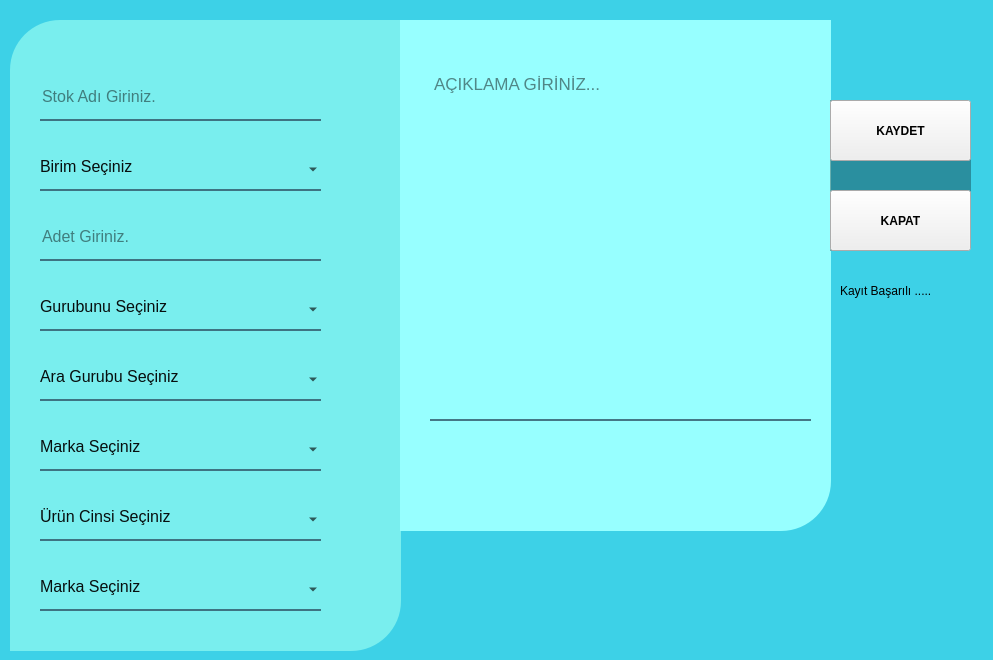
<?xml version="1.0" encoding="UTF-8"?>
<ui version="4.0">
 <class>Form</class>
 <widget class="QWidget" name="Form">
  <property name="geometry">
   <rect>
    <x>0</x>
    <y>0</y>
    <width>993</width>
    <height>660</height>
   </rect>
  </property>
  <property name="windowTitle">
   <string>STOK EKLE</string>
  </property>
  <property name="windowIcon">
   <iconset>
    <normaloff>:/self/Stok/warehouse.png</normaloff>:/self/Stok/warehouse.png</iconset>
  </property>
  <property name="styleSheet">
   <string notr="true">#widget{
 background-color: #3DD1E7;}</string>
  </property>
  <widget class="QWidget" name="widget" native="true">
   <property name="geometry">
    <rect>
     <x>0</x>
     <y>0</y>
     <width>1001</width>
     <height>671</height>
    </rect>
   </property>
   <property name="styleSheet">
    <string notr="true">#widget{
QPushButton{
	background-color: qlineargradient(spread:pad, x1:0, y1:0.505682, x2:1, y2:0.477, stop:0 rgba(11, 131, 120, 219), stop:1 rgba(85, 98, 112, 226));
	color:rgba(255, 255, 255, 210);
	border-radius:5px;
}

QPushButton:hover{
	background-color: qlineargradient(spread:pad, x1:0, y1:0.505682, x2:1, y2:0.477, stop:0 rgba(150, 123, 111, 219), stop:1 rgba(85, 81, 84, 226));
}

QPushButton:pressed{
	padding-left:5px;
	padding-top:5px;
	background-color:rgba(150, 123, 111, 255);
}



}</string>
   </property>
   <widget class="QLabel" name="label_3">
    <property name="geometry">
     <rect>
      <x>10</x>
      <y>20</y>
      <width>391</width>
      <height>631</height>
     </rect>
    </property>
    <property name="styleSheet">
     <string notr="true">
background-color: rgb(121, 238, 238);
border-bottom-right-radius: 50px;
border-top-left-radius: 50px;</string>
    </property>
    <property name="text">
     <string/>
    </property>
   </widget>
   <widget class="QLineEdit" name="lineEdit_4">
    <property name="geometry">
     <rect>
      <x>40</x>
      <y>80</y>
      <width>281</width>
      <height>41</height>
     </rect>
    </property>
    <property name="font">
     <font>
      <pointsize>12</pointsize>
     </font>
    </property>
    <property name="styleSheet">
     <string notr="true">background-color:rgba(0, 0, 0, 0);
border:none;
border-bottom:2px solid rgba(46, 82, 101, 200);
color:rgba(0, 0, 0, 240);
padding-bottom:7px;</string>
    </property>
    <property name="placeholderText">
     <string>Stok Adı Giriniz.</string>
    </property>
   </widget>
   <widget class="QComboBox" name="comboBox">
    <property name="geometry">
     <rect>
      <x>40</x>
      <y>150</y>
      <width>281</width>
      <height>41</height>
     </rect>
    </property>
    <property name="font">
     <font>
      <pointsize>12</pointsize>
     </font>
    </property>
    <property name="styleSheet">
     <string notr="true">background-color:rgba(0, 0, 0, 0);
border:none;
border-bottom:2px solid rgba(46, 82, 101, 200);
color:rgba(0, 0, 0, 240);
padding-bottom:7px;</string>
    </property>
    <item>
     <property name="text">
      <string>Birim Seçiniz</string>
     </property>
    </item>
   </widget>
   <widget class="QLineEdit" name="lineEdit_5">
    <property name="geometry">
     <rect>
      <x>40</x>
      <y>220</y>
      <width>281</width>
      <height>41</height>
     </rect>
    </property>
    <property name="font">
     <font>
      <pointsize>12</pointsize>
     </font>
    </property>
    <property name="styleSheet">
     <string notr="true">background-color:rgba(0, 0, 0, 0);
border:none;
border-bottom:2px solid rgba(46, 82, 101, 200);
color:rgba(0, 0, 0, 240);
padding-bottom:7px;</string>
    </property>
    <property name="text">
     <string/>
    </property>
    <property name="placeholderText">
     <string>Adet Giriniz.</string>
    </property>
   </widget>
   <widget class="QComboBox" name="comboBox_2">
    <property name="geometry">
     <rect>
      <x>40</x>
      <y>290</y>
      <width>281</width>
      <height>41</height>
     </rect>
    </property>
    <property name="font">
     <font>
      <pointsize>12</pointsize>
     </font>
    </property>
    <property name="styleSheet">
     <string notr="true">background-color:rgba(0, 0, 0, 0);
border:none;
border-bottom:2px solid rgba(46, 82, 101, 200);
color:rgba(0, 0, 0, 240);
padding-bottom:7px;</string>
    </property>
    <item>
     <property name="text">
      <string>Gurubunu Seçiniz</string>
     </property>
    </item>
   </widget>
   <widget class="QComboBox" name="comboBox_3">
    <property name="geometry">
     <rect>
      <x>40</x>
      <y>360</y>
      <width>281</width>
      <height>41</height>
     </rect>
    </property>
    <property name="font">
     <font>
      <pointsize>12</pointsize>
     </font>
    </property>
    <property name="styleSheet">
     <string notr="true">background-color:rgba(0, 0, 0, 0);
border:none;
border-bottom:2px solid rgba(46, 82, 101, 200);
color:rgba(0, 0, 0, 240);
padding-bottom:7px;</string>
    </property>
    <item>
     <property name="text">
      <string>Ara Gurubu Seçiniz</string>
     </property>
    </item>
   </widget>
   <widget class="QComboBox" name="comboBox_4">
    <property name="geometry">
     <rect>
      <x>40</x>
      <y>430</y>
      <width>281</width>
      <height>41</height>
     </rect>
    </property>
    <property name="font">
     <font>
      <pointsize>12</pointsize>
     </font>
    </property>
    <property name="styleSheet">
     <string notr="true">background-color:rgba(0, 0, 0, 0);
border:none;
border-bottom:2px solid rgba(46, 82, 101, 200);
color:rgba(0, 0, 0, 240);
padding-bottom:7px;</string>
    </property>
    <item>
     <property name="text">
      <string>Marka Seçiniz</string>
     </property>
    </item>
   </widget>
   <widget class="QComboBox" name="comboBox_5">
    <property name="geometry">
     <rect>
      <x>40</x>
      <y>500</y>
      <width>281</width>
      <height>41</height>
     </rect>
    </property>
    <property name="font">
     <font>
      <pointsize>12</pointsize>
     </font>
    </property>
    <property name="styleSheet">
     <string notr="true">background-color:rgba(0, 0, 0, 0);
border:none;
border-bottom:2px solid rgba(46, 82, 101, 200);
color:rgba(0, 0, 0, 240);
padding-bottom:7px;</string>
    </property>
    <item>
     <property name="text">
      <string>Ürün Cinsi Seçiniz</string>
     </property>
    </item>
   </widget>
   <widget class="QComboBox" name="comboBox_6">
    <property name="geometry">
     <rect>
      <x>40</x>
      <y>570</y>
      <width>281</width>
      <height>41</height>
     </rect>
    </property>
    <property name="font">
     <font>
      <pointsize>12</pointsize>
     </font>
    </property>
    <property name="styleSheet">
     <string notr="true">background-color:rgba(0, 0, 0, 0);
border:none;
border-bottom:2px solid rgba(46, 82, 101, 200);
color:rgba(0, 0, 0, 240);
padding-bottom:7px;</string>
    </property>
    <item>
     <property name="text">
      <string>Marka Seçiniz</string>
     </property>
    </item>
   </widget>
   <widget class="QLabel" name="label_4">
    <property name="geometry">
     <rect>
      <x>400</x>
      <y>20</y>
      <width>431</width>
      <height>511</height>
     </rect>
    </property>
    <property name="styleSheet">
     <string notr="true">background-color: rgb(151, 255, 255);
border-bottom-right-radius: 50px;
</string>
    </property>
    <property name="text">
     <string/>
    </property>
   </widget>
   <widget class="QTextEdit" name="textEdit">
    <property name="geometry">
     <rect>
      <x>430</x>
      <y>70</y>
      <width>381</width>
      <height>351</height>
     </rect>
    </property>
    <property name="font">
     <font>
      <pointsize>13</pointsize>
     </font>
    </property>
    <property name="styleSheet">
     <string notr="true">background-color:rgba(0, 0, 0, 0);
border:none;
border-bottom:2px solid rgba(46, 82, 101, 200);
color:rgba(0, 0, 0, 240);
padding-bottom:7px;</string>
    </property>
    <property name="placeholderText">
     <string>AÇIKLAMA GİRİNİZ...</string>
    </property>
   </widget>
   <widget class="QLabel" name="label_2">
    <property name="geometry">
     <rect>
      <x>830</x>
      <y>100</y>
      <width>141</width>
      <height>151</height>
     </rect>
    </property>
    <property name="styleSheet">
     <string notr="true">background-color:rgba(0, 0, 0, 80);
border-bottom-right-radius: 50px;
border-top-right-radius: 50px;
</string>
    </property>
    <property name="text">
     <string/>
    </property>
   </widget>
   <widget class="QPushButton" name="pushButton_8">
    <property name="geometry">
     <rect>
      <x>830</x>
      <y>100</y>
      <width>141</width>
      <height>61</height>
     </rect>
    </property>
    <property name="font">
     <font>
      <pointsize>9</pointsize>
      <weight>75</weight>
      <bold>true</bold>
     </font>
    </property>
    <property name="styleSheet">
     <string notr="true">QPushButton{
	background-color: qlineargradient(spread:pad, x1:0, y1:0.505682, x2:1, y2:0.477, stop:0 rgba(11, 131, 120, 219), stop:1 rgba(85, 98, 112, 226));
	color:rgba(255, 255, 255, 210);
	border-top-right-radius: 50px;
}

QPushButton:hover{
	background-color: qlineargradient(spread:pad, x1:0, y1:0.505682, x2:1, y2:0.477, stop:0 rgba(150, 123, 111, 219), stop:1 rgba(85, 81, 84, 226));
}

QPushButton:pressed{
	padding-left:5px;
	padding-top:5px;
	background-color:rgba(150, 123, 111, 255);
}



border-left-radius: 25px;</string>
    </property>
    <property name="text">
     <string>KAYDET</string>
    </property>
    <property name="icon">
     <iconset>
      <normaloff>:/self/Stok/in-stock (1).png</normaloff>:/self/Stok/in-stock (1).png</iconset>
    </property>
    <property name="iconSize">
     <size>
      <width>25</width>
      <height>25</height>
     </size>
    </property>
   </widget>
   <widget class="QPushButton" name="pushButton_9">
    <property name="geometry">
     <rect>
      <x>830</x>
      <y>190</y>
      <width>141</width>
      <height>61</height>
     </rect>
    </property>
    <property name="font">
     <font>
      <pointsize>9</pointsize>
      <weight>75</weight>
      <bold>true</bold>
     </font>
    </property>
    <property name="styleSheet">
     <string notr="true">QPushButton{
	background-color: qlineargradient(spread:pad, x1:0, y1:0.505682, x2:1, y2:0.477, stop:0 rgba(11, 131, 120, 219), stop:1 rgba(85, 98, 112, 226));
	color:rgba(255, 255, 255, 210);
	border-bottom-right-radius: 50px;
border-bottom-right-radius: 50px;

}

QPushButton:hover{
	background-color: qlineargradient(spread:pad, x1:0, y1:0.505682, x2:1, y2:0.477, stop:0 rgba(150, 123, 111, 219), stop:1 rgba(85, 81, 84, 226));
}

QPushButton:pressed{
	padding-left:5px;
	padding-top:5px;
	background-color:rgba(150, 123, 111, 255);
}



border-left-radius: 25px;</string>
    </property>
    <property name="text">
     <string>KAPAT</string>
    </property>
    <property name="icon">
     <iconset>
      <normaloff>:/self/Stok/exit.png</normaloff>:/self/Stok/exit.png</iconset>
    </property>
    <property name="iconSize">
     <size>
      <width>25</width>
      <height>25</height>
     </size>
    </property>
   </widget>
   <widget class="QLabel" name="label">
    <property name="geometry">
     <rect>
      <x>840</x>
      <y>270</y>
      <width>121</width>
      <height>41</height>
     </rect>
    </property>
    <property name="text">
     <string>Kayıt Başarılı .....</string>
    </property>
   </widget>
  </widget>
 </widget>
 <resources>
  <include location="resim_ana.qrc"/>
 </resources>
 <connections/>
</ui>
